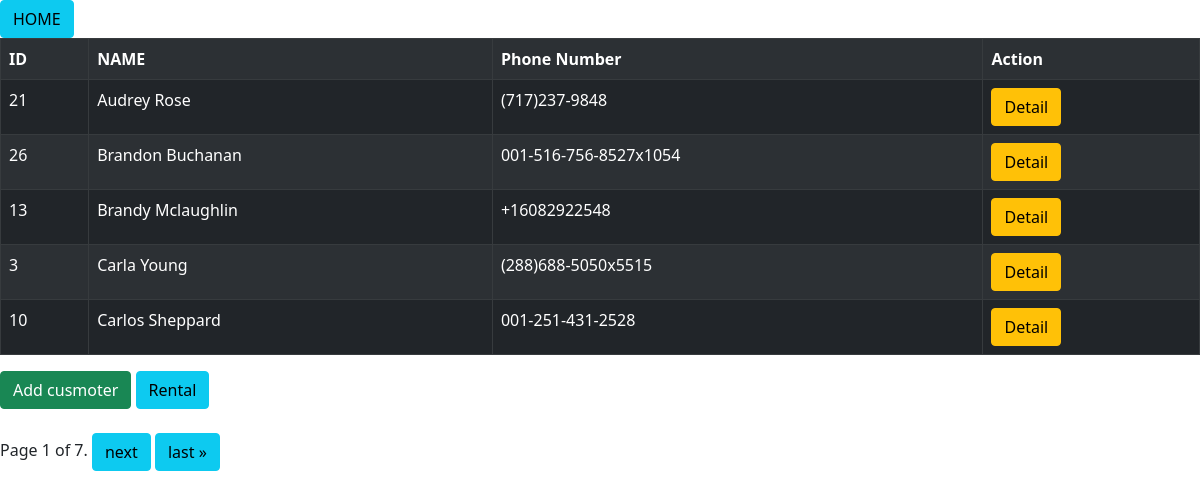
Screenshot of /rent/customer/ with the database file from the repository.
### rent/models.py (models this page shows, shortened)
class Customer(models.Model):
    first_name = models.CharField(max_length=50)
    last_name = models.CharField(max_length=50)
    email = models.EmailField(max_length=254)
    phone_number = PhoneNumberField()
    address = models.CharField(max_length=50)
    city = models.CharField(max_length=50)
    country = models.CharField(max_length=50)
    class Meta:
        ordering = ['first_name', 'last_name']

### rent/views.py (the view)
# urls.py: 2. Add a URL to urlpatterns:  path('', views.home, name='home')
def home(request, id=0):
    if id == 0:
        customer = Customer.objects.all()
        page = Paginator(customer, 5)
        pge = request.GET.get('page')
        cust = page.get_page(pge)
        var = len(customer)
        return render(request, 'rent/home.html', {'models': cust, 'len': var})
    else:
        customer = Customer.objects.filter(id=id)
        var = len(customer)
        return render(request, 'rent/home.html', {'models': customer, 'len': var})

### rent/templates/rent/home.html (shortened to what this page needs)
<!DOCTYPE html>
<html>
    <head>
        <link href="https://cdn.jsdelivr.net/npm/bootstrap@5.0.2/dist/css/bootstrap.min.css" rel="stylesheet">
    </head>
    <body>
       {% block content %}
       <a href="{% url 'home0' %}"><button class="btn btn-info">HOME</button></a>
            <table class = "table table-striped table-dark table-bordered">
                <tr>
                    <th>ID</th>
                    <th>NAME</th>
                    <th>Phone Number</th>
                    {% if len != 1 %}
                        <th>Action</th>
                    {%endif%}
                </tr>
                {% for model in models %}
                <tr>
                    <td> {{model.id}} </td>
                    <td>{{model.first_name}} {{model.last_name}}</td>
                    <td>{{model.phone_number}}</td>
                    {% if len != 1 %}
                        <td> <a href=" {% url 'detailCustomer' model.id  %} "><button class = "btn btn-warning">Detail</button></a>   </td>
                    {%endif%}
                 </tr>
                {% endfor %}
            </table>
    {% if len != 1 %}
       <a href="{% url 'addCustomer' %}"><button class = "btn btn-success"> Add cusmoter</button></a>
       <a href="{% url 'rentallist' %}"><button class="btn btn-info">Rental</button></a>
       <br> <br>
            Page {{ models.number }} of {{ models.paginator.num_pages }}.
        {% if models.has_next %}
       <a href="?page={{ models.next_page_number }}"><button class = "btn btn-info" > next</button></a>
       <a href="?page={{ models.paginator.num_pages }}"><button class = "btn btn-info" > last &raquo; </button></a>
        {% endif %}
    {% endif %}
       {% endblock content %}
    </body>
</html>

### rows the page displays
Customer: id "21", first_name "Audrey", last_name "Rose", phone_number "(717)237-9848"
Customer: id "26", first_name "Brandon", last_name "Buchanan", phone_number "001-516-756-8527x1054"
Customer: id "13", first_name "Brandy", last_name "Mclaughlin", phone_number "+16082922548"
Customer: id "3", first_name "Carla", last_name "Young", phone_number "(288)688-5050x5515"
Customer: id "10", first_name "Carlos", last_name "Sheppard", phone_number "001-251-431-2528"

### other values shown
{{ models.number }} "1"
{{ models.paginator.num_pages }} "7"
